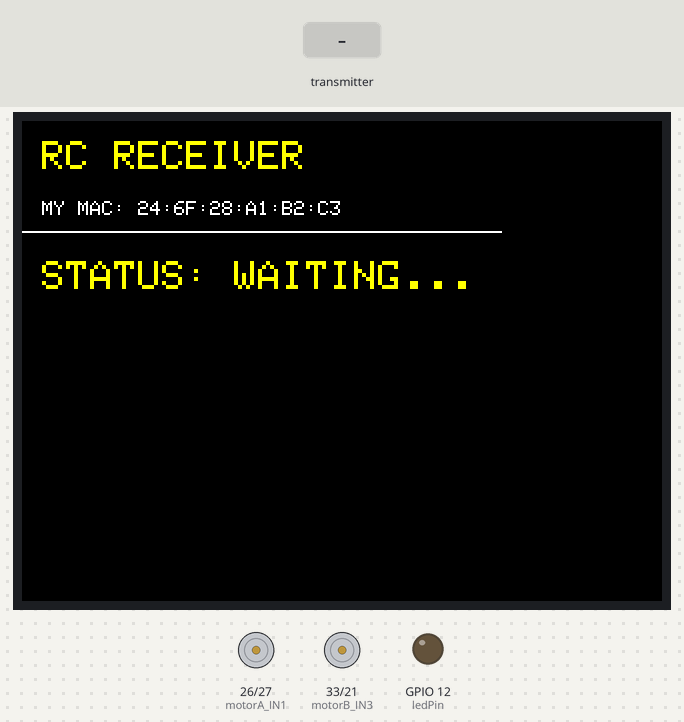
The sketch below on a simulated ESP32. On the bench: 320×240 colour display, motor-driver pin pairs drawn as motors (green arrow = first pin HIGH = forward, orange = second pin HIGH = backward, longer = more drive, scaled by the enable pin), output pins drawn as LEDs (lit = HIGH). Inputs (shaded band) come from the test bench.

Above: at 1.4 s.
1.5 s: the transmitter starts sending forward = 1
At 3.0 s:
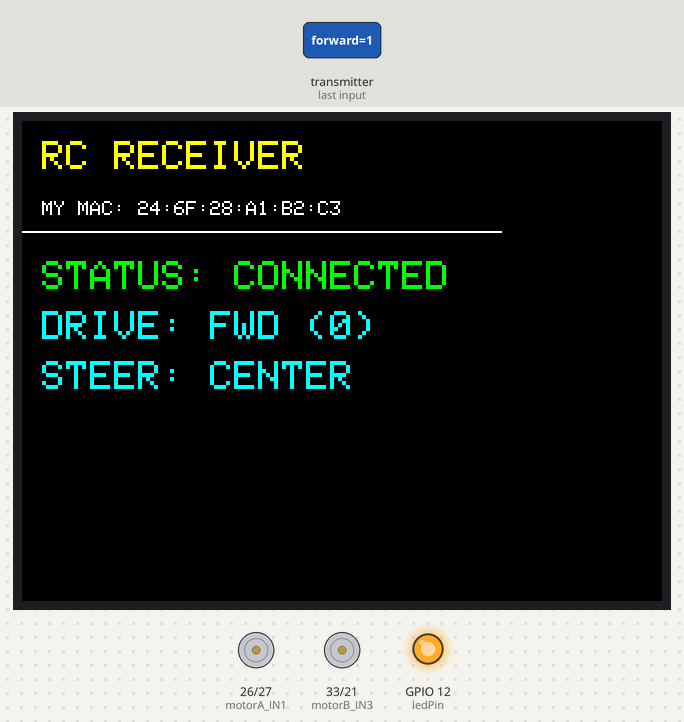
4.5 s: the transmitter starts sending left = 1
At 5.3 s:
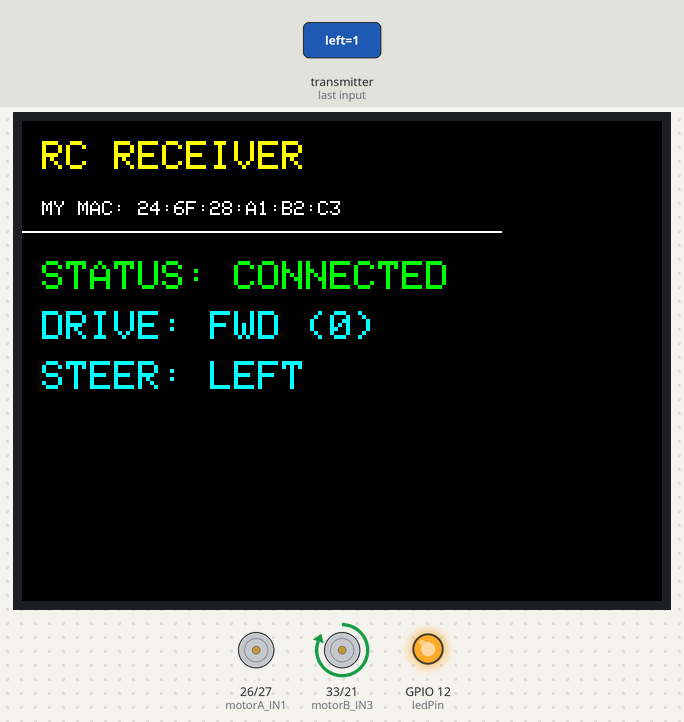
6.0 s: the transmitter starts sending speed = 64
At 6.7 s:
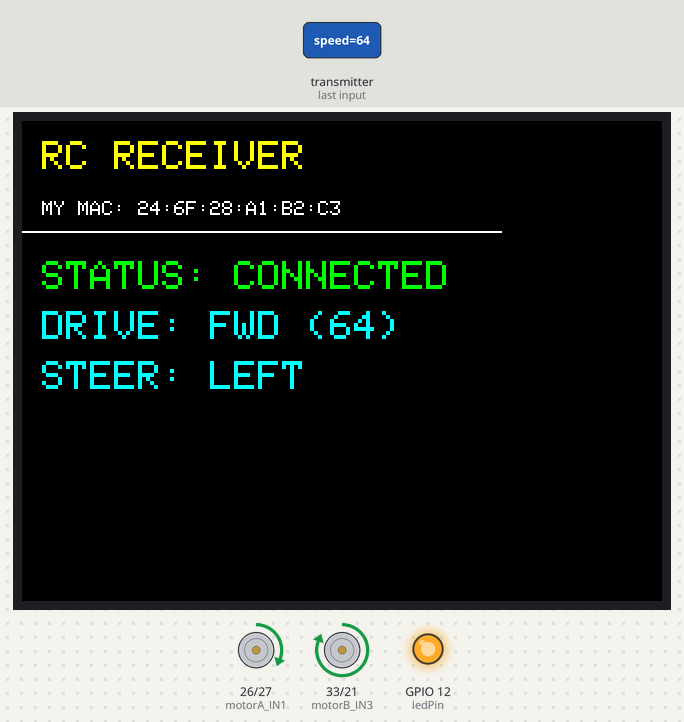
7.5 s: the transmitter starts sending forward = 0
At 8.2 s:
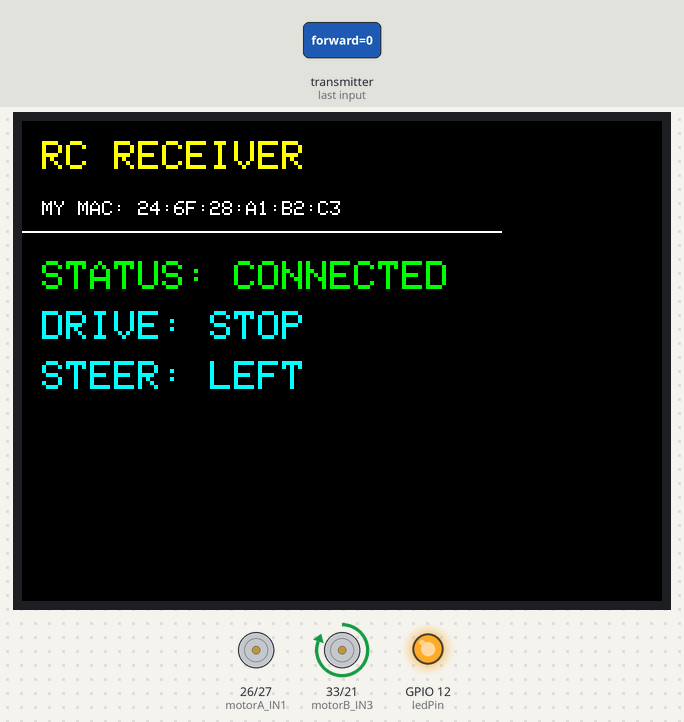
9.1 s: the transmitter starts sending backward = 1
At 9.7 s:
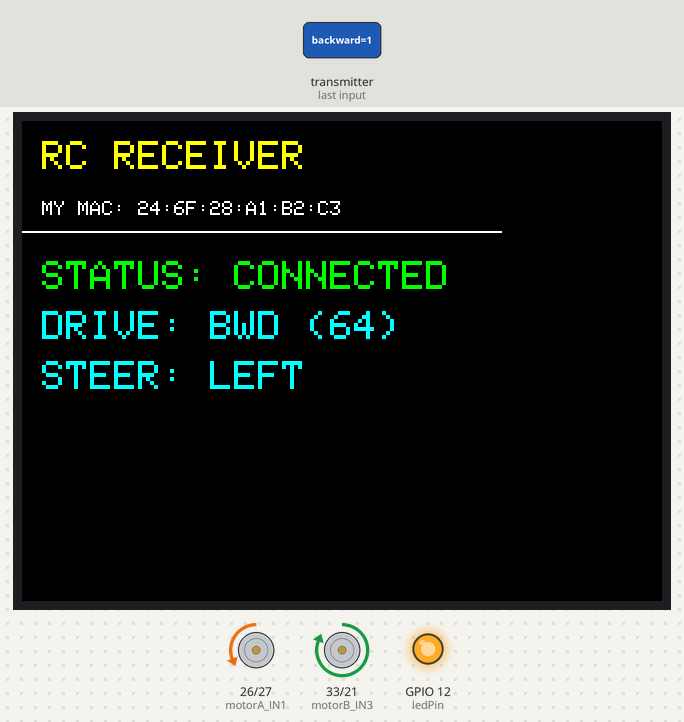
10.6 s: the transmitter starts sending left = 0
At 11.3 s:
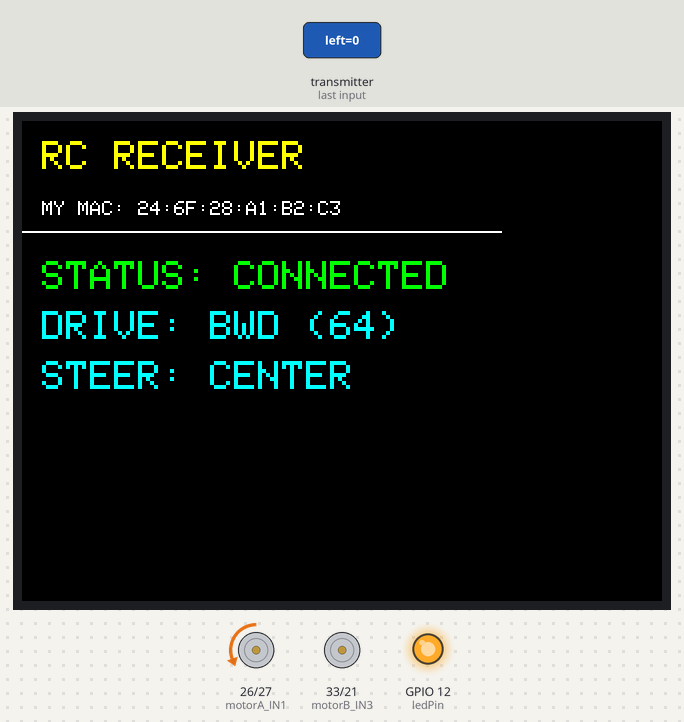
Timing chart, 0 to 13.1 s (numbered marks = the images above; inputs shaded):
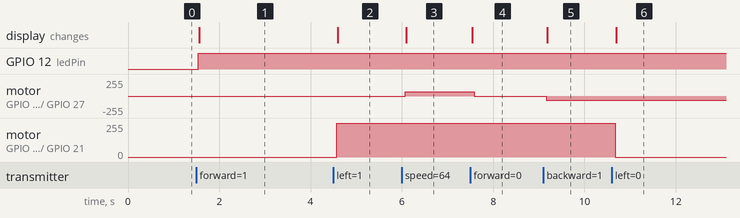

The sketch:

resiver.ino
```cpp
#include <esp_now.h>
#include <WiFi.h>
#include <TFT_eSPI.h>
#include "common.h"

TFT_eSPI tft = TFT_eSPI();

// Піни L298N для Мотора A (Привід - задні колеса)
const int motorA_PWM = 25;
const int motorA_IN1 = 26;
const int motorA_IN2 = 27;

// Піни L298N для Мотора B (Повороти - передні колеса)
const int motorB_PWM = 32;
const int motorB_IN3 = 33;
const int motorB_IN4 = 21;

// Пін для світлодіода-індикатора сигналу
const int ledPin = 12;

// Налаштування PWM
const int freq = 5000;
const int res  = 8;
// У версії 3.x ESP32 Core канали керуються автоматично через пін

struct_message myData;
unsigned long lastRecvTime = 0;
const unsigned long TIMEOUT_MS = 2000; // Збільшено для стабільності

void OnDataRecv(const esp_now_recv_info *info, const uint8_t *incomingData, int len) {
    memcpy(&myData, incomingData, sizeof(myData));
    lastRecvTime = millis();
}

void stopMotors() {
    ledcWrite(motorA_PWM, 0);
    ledcWrite(motorB_PWM, 0);
    digitalWrite(motorA_IN1, LOW);
    digitalWrite(motorA_IN2, LOW);
    digitalWrite(motorB_IN3, LOW);
    digitalWrite(motorB_IN4, LOW);
}

void setup() {
    Serial.begin(115200);

    // Очищення даних
    memset(&myData, 0, sizeof(myData));

    // Налаштування пінів
    pinMode(motorA_IN1, OUTPUT);
    pinMode(motorA_IN2, OUTPUT);
    pinMode(motorB_IN3, OUTPUT);
    pinMode(motorB_IN4, OUTPUT);
    pinMode(ledPin, OUTPUT); // Світлодіод

    // Ініціалізація екрана
    tft.init();
    tft.setRotation(1);
    tft.fillScreen(TFT_BLACK);

    WiFi.mode(WIFI_STA);

    tft.setTextColor(TFT_YELLOW);
    tft.setTextSize(2);
    tft.setCursor(10, 10);
    tft.println("RC RECEIVER");

    // Показуємо на екрані MAC ресивера
    tft.setCursor(10, 40);
    tft.setTextSize(1);
    tft.setTextColor(TFT_WHITE);
    tft.printf("MY MAC: %s", WiFi.macAddress().c_str());

    tft.drawFastHLine(0, 55, 240, TFT_WHITE);

    // Налаштування PWM (ledc) для ESP32 Core 3.x
    ledcAttach(motorA_PWM, freq, res);
    ledcAttach(motorB_PWM, freq, res);

    stopMotors();

    if (esp_now_init() != ESP_OK) {
        tft.setTextColor(TFT_RED);
        tft.println("ESP-NOW Error");
        return;
    }

    esp_now_register_recv_cb(OnDataRecv);
}

void updateMotors() {
    // Управління приводом (Мотор A)
    if (myData.forward) {
        digitalWrite(motorA_IN1, HIGH);
        digitalWrite(motorA_IN2, LOW);
        ledcWrite(motorA_PWM, myData.speed);
    } else if (myData.backward) {
        digitalWrite(motorA_IN1, LOW);
        digitalWrite(motorA_IN2, HIGH);
        ledcWrite(motorA_PWM, myData.speed);
    } else {
        digitalWrite(motorA_IN1, LOW);
        digitalWrite(motorA_IN2, LOW);
        ledcWrite(motorA_PWM, 0);
    }

    // Управління поворотами (Мотор B) - зазвичай швидкість тут фіксована
    if (myData.left) {
        digitalWrite(motorB_IN3, HIGH);
        digitalWrite(motorB_IN4, LOW);
        ledcWrite(motorB_PWM, 255);
    } else if (myData.right) {
        digitalWrite(motorB_IN3, LOW);
        digitalWrite(motorB_IN4, HIGH);
        ledcWrite(motorB_PWM, 255);
    } else {
        digitalWrite(motorB_IN3, LOW);
        digitalWrite(motorB_IN4, LOW);
        ledcWrite(motorB_PWM, 0);
    }
}

void updateUI() {
    tft.fillRect(0, 65, 240, 70, TFT_BLACK);
    tft.setTextSize(2);
    tft.setCursor(10, 70);

    if (lastRecvTime == 0) {
        tft.setTextColor(TFT_YELLOW);
        tft.println("STATUS: WAITING...");
    } else if (millis() - lastRecvTime > TIMEOUT_MS) {
        tft.setTextColor(TFT_RED);
        tft.println("STATUS: LOST SIGNAL");
        stopMotors();
    } else {
        tft.setTextColor(TFT_GREEN);
        tft.println("STATUS: CONNECTED");

        tft.setTextColor(TFT_CYAN);
        tft.setCursor(10, 95);
        if (myData.forward) tft.printf("DRIVE: FWD (%d)", myData.speed);
        else if (myData.backward) tft.printf("DRIVE: BWD (%d)", myData.speed);
        else tft.print("DRIVE: STOP");

        tft.setCursor(10, 120);
        if (myData.left) tft.print("STEER: LEFT");
        else if (myData.right) tft.print("STEER: RIGHT");
        else tft.print("STEER: CENTER");
    }
}

void loop() {
    if (millis() - lastRecvTime > TIMEOUT_MS) {
        stopMotors();
        digitalWrite(ledPin, LOW); // Вимикаємо індикатор, якщо зв'язок втрачено
    } else {
        updateMotors();

        // Індикація сигналу: якщо натиснута будь-яка кнопка - вмикаємо LED
        bool isAnyButtonPressed = (myData.forward || myData.backward || myData.left || myData.right);
        digitalWrite(ledPin, isAnyButtonPressed ? HIGH : LOW);
    }

    updateUI();
    delay(50);
}
```

common.h
```cpp
#ifndef COMMON_H
#define COMMON_H

#include <Arduino.h>

// Структура даних для обміну між пультом та машинкою
typedef struct struct_message {
    bool forward;
    bool backward;
    bool left;
    bool right;
    uint8_t speed; // 0-255
} struct_message;

#endif
```

Measured:
- after the input at 1.5 s, GPIO 12 (ledPin): LOW → HIGH at once; the display: changes after 0.06 s (image 1)
- after the input at 4.5 s, motor on GPIO 33 (motorB_IN3) / GPIO 21 (motorB_IN4): stopped → forward 255/255 after 0.07 s; the display: changes after 0.09 s (image 2)
- after the input at 6.0 s, motor on GPIO 26 (motorA_IN1) / GPIO 27 (motorA_IN2): stopped → forward 64/255 after 0.08 s; the display: changes after 0.10 s (image 3)
- after the input at 7.5 s, motor on GPIO 26 (motorA_IN1) / GPIO 27 (motorA_IN2): forward 64/255 → stopped after 0.09 s; the display: changes at once (image 4)
- after the input at 9.1 s, motor on GPIO 26 (motorA_IN1) / GPIO 27 (motorA_IN2): stopped → backward 64/255 after 0.06 s; the display: changes after 0.08 s (image 5)
- after the input at 10.6 s, motor on GPIO 33 (motorB_IN3) / GPIO 21 (motorB_IN4): forward 255/255 → stopped after 0.07 s; the display: changes after 0.09 s (image 6)
